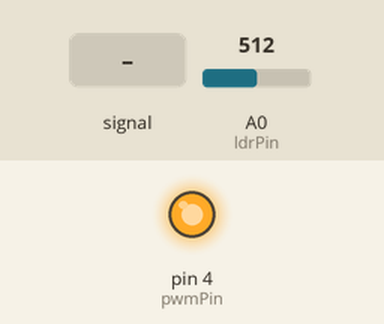
The sketch below on a simulated Arduino Uno, built with avr-gcc and run on an emulated ATmega328P. Parts: output pins drawn as LEDs (lit = HIGH). The test bench sets the inputs (shaded band); at power-on: A0 (ldrPin) = 512. What the sketch prints to the serial monitor is not drawn.

Above: at 1.2 s.
1.3 s: A0 (ldrPin) fed a 200 Hz sine of ±460 counts around its level
At 2.4 s:
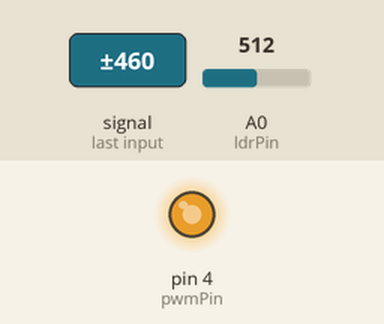
4.3 s: A0 (ldrPin) set to 135
5.8 s: A0 (ldrPin) set to 117
At 7.0 s:
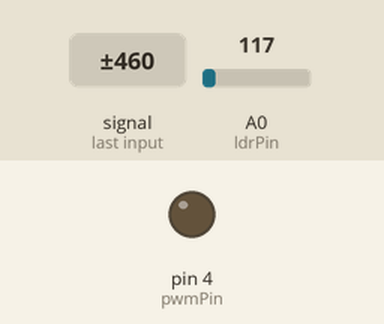
7.3 s: A0 (ldrPin) set to 306
At 8.3 s:
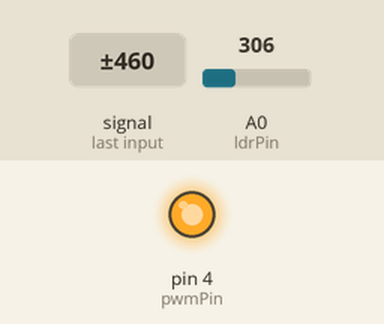
8.8 s: A0 (ldrPin) set to 122
At 9.4 s:
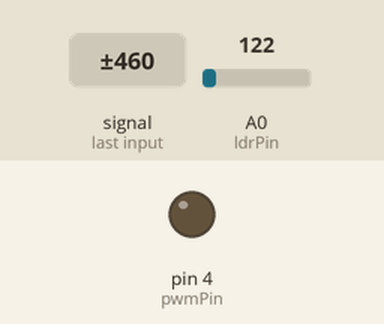
Timing chart, 0 to 11.3 s (numbered marks = the images above; inputs shaded):
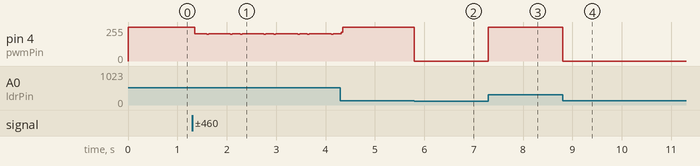

The sketch:

PWM_LED.ino
```cpp
#define ldrPin A0     // ESP8266 Analog Pin ADC0 = A0
const int pwmPin = 4; // PWM pin number
int ldrValue;


void setup() {
  // put your setup code here, to run once:
  Serial.begin(115200);       // Set the baud rate (115200 bits per second) of the Serial Monitor
  pinMode(pwmPin, OUTPUT);    // Initialize GPIO4 pin as an output
  pinMode(ldrPin, INPUT);     // Initialize A0 pin as an input

}

void loop() {
  // put your main code here, to run repeatedly:
  ldrValue = analogRead(ldrPin);    // Read the value of the ldr sensor and store it in 'ldrValue'
  Serial.println(ldrValue);         // Print the value of the ldr sensor in the Serial Monitor
  analogWrite(pwmPin, ldrValue);    // Set the duty cycle of the built in LED

}
```

Measured:
- the behaviour switches between 128 and 127 on A0 (ldrPin) (found by bisection; images 1 and 2)
- after the input at 1.3 s, pin 4 (pwmPin): 255/255 → 206/255 after 0.05 s, then repeats every 0.68 s: 199/255 0.04 s, 205/255 0.44 s, 199/255 0.04 s, 205/255 0.16 s
- after the input at 5.8 s, pin 4 (pwmPin): 255/255 → 0/255 at once
- after the input at 7.3 s, pin 4 (pwmPin): 0/255 → 255/255 at once
- after the input at 8.8 s, pin 4 (pwmPin): 255/255 → 0/255 at once
